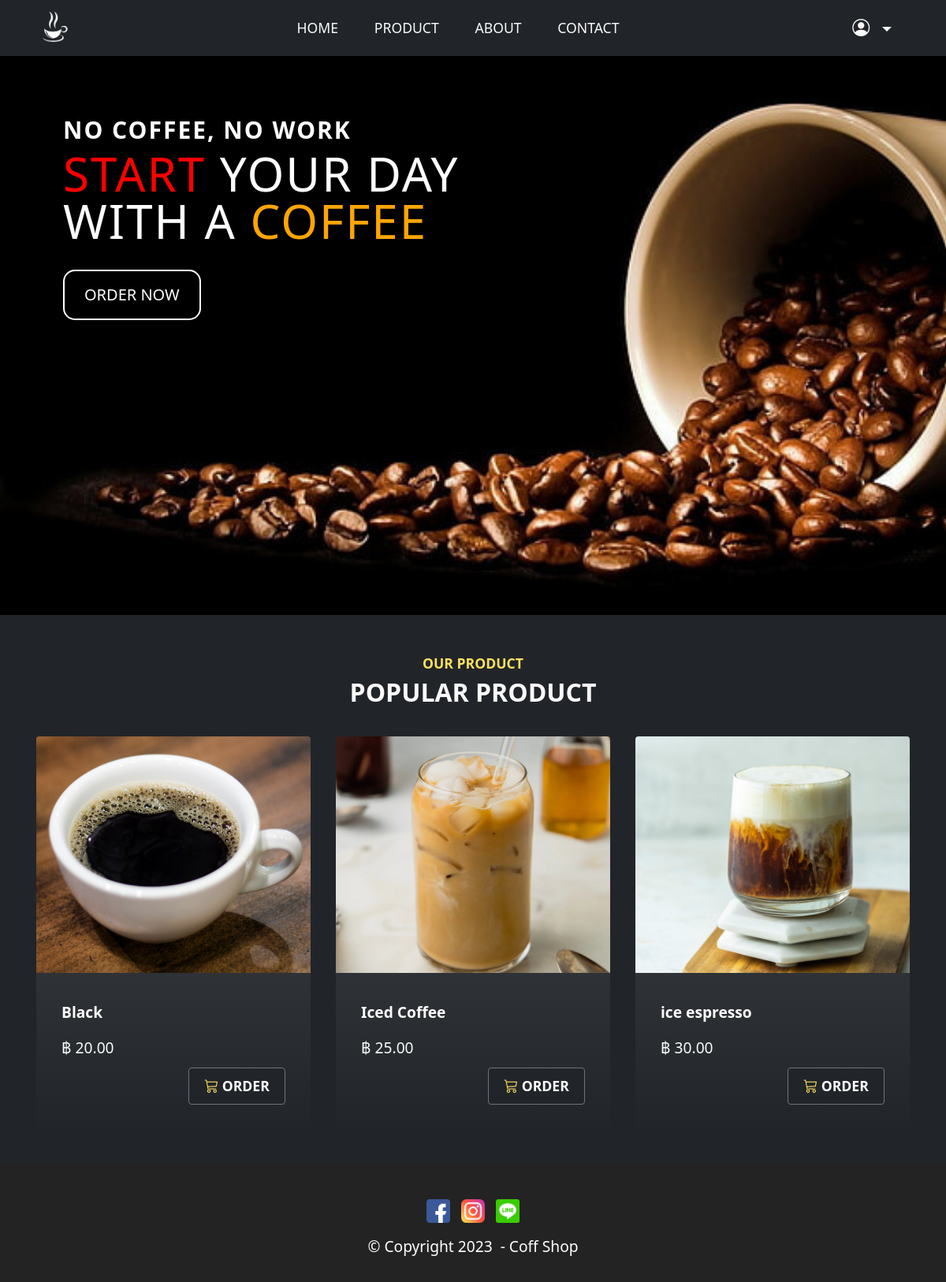
The page / on the database its author committed.
### app_gen/models.py (models this page shows)
class Product(models.Model):
    name = models.CharField(max_length=50)
    description = models.TextField()
    price = models.DecimalField(max_digits=10,decimal_places=2)
    stock = models.IntegerField()
    trending = models.BooleanField(default=False)
    image = models.ImageField(upload_to='products', blank=True)

### app_gen/views.py (the view)
# urls.py: path('', views.index),
def index(request):
    products = Product.objects.filter(trending=True)
    return render(request, 'index.html', {'products': products})

### app_gen/templates/index.html (shortened to what this page needs)
{% extends "base.html" %}
{% load humanize %}
{% block content %}
    <header class="header-content">
        <h3>no coffee, no work</h3>
        <h1><span style="color:red">start </span>your day<br>with a <span style="color: orange">coffee </span> </h1>
        <a href="/products">
            <button>ORDER NOW</button>
        </a>
    </header>
        <section class="content2 cid-tsEQSCqggh bg-dark" id="content2-2">
        <div class="container">
            <div class="mbr-section-head">
                <h4 class="mbr-section-title mbr-fonts-style align-center mb-0 display-4 text-uppercase text-warning">
                    <strong>Our Product</strong>
                </h4>
                <h4 class="mbr-section-title mbr-fonts-style align-center mb-0 display-5 text-uppercase text-white">
                    <strong>Popular Product</strong>
                </h4>
            </div>
            <div class="row mt-4">
                {% for product in products  %}
                <div class="item features-image сol-12 col-md-6 col-lg-4 ">
                    <div class="item-wrapper bg-dark bg-gradient ">
                        <div class="item-img" >
                            <a href="{% url 'productDetail' product.id %}">
                                <img src="{{product.image.url}}">
                            </a>
                        </div>
                        <div class="item-content">
                            <h6 class="item-subtitle mbr-fonts-style mt-1 display-7 text-white">
                                <strong> {{product.name}} </strong>
                            </h6>
                            <p class="mbr-text mbr-fonts-style mt-3 display-7  text-white">฿ {{product.price | intcomma}}</p>
                        </div>
                        <div class="mbr-section-btn item-footer mt-2 text-white ">
                            {% if product.stock <= 0 %}
                                <h2 class ="text-center"> Out of stock</h2>
                            {% else %}
                            <div class="d-flex justify-content-end">
                                <a href="{% url 'addCart' product.id %}" class="btn btn-dark border-secondary display-4">
                                    <i class="bi bi-cart3 text-warning"></i>&nbsp;ORDER
                                </a>
                            </div>
                            {% endif %}
                        </div>
                    </div>
                </div>
                {% endfor %}
            </div>
        </div>
    </section>
{% endblock  %}

### app_gen/templates/base.html (shortened to what this page needs)
<!DOCTYPE html>
<html>
    {% load static %}
<head>
    <link href="https://cdn.jsdelivr.net/npm/bootstrap@5.0.2/dist/css/bootstrap.min.css" rel="stylesheet">
    <link rel="stylesheet" href="https://cdn.jsdelivr.net/npm/bootstrap-icons@1.10.5/font/bootstrap-icons.css">
    <link rel="stylesheet" href="{% static 'assets/dropdown/css/dropdown.css' %}">
    <link rel="stylesheet" href="{% static 'assets/theme/css/contactstyle.css' %}">
    <link rel="stylesheet" href="{% static 'assets/theme/css/style.css' %}">
    <link rel="stylesheet" href="{% static 'assets/theme/css/style_dt.css' %}">
    <link rel="stylesheet" href="{% static 'assets/custom/css/custom-style.css' %}" type="text/css">
</head>
<body>
    <section class="menu menu3 cid-tsEQosCCDP" id="menu3-0">
        <nav class="navbar navbar-dropdown navbar-fixed-top navbar-expand-lg bg-dark">
            <div class="container">
                <div class="navbar-brand">
                    <span class="navbar-logo">
                        <a href="/">
                            <img src="{% static 'assets/image/logo.png' %}" style="height: 3rem;">
                        </a>
                    </span>
                </div>
                <div class="collapse navbar-collapse   " id="navbarSupportedContent">
                    <ul class="navbar-nav nav-dropdown nav-right ml-auto   " data-app-modern-menu="true" >
                        <li class="nav-item">
                            <a class="nav-link link text-white show display-4 text-uppercase" href="/">home</a>
                        </li>
                        <li class="nav-item">
                            <a class="nav-link link text-white show display-4 text-uppercase" href="/products">product</a>
                        </li>
                        <li class="nav-item">
                            <a class="nav-link link text-white show display-4 text-uppercase" href="/about">about</a>
                        </li>
                        <li class="nav-item">
                            <a class="nav-link link text-white show display-4 text-uppercase" href="/contact">contact</a>
                        </li>
                    </ul>
                </div>
                <div class="collapse navbar-collapse   " id="navbarSupportedContent">
                    <ul class="navbar-nav nav-dropdown nav-right ml-auto   " data-app-modern-menu="true" >
                        {% if request.user.is_authenticated %}
                        <li class="nav-item ">
                            <a class="nav-link link text-white show display-4v" href="/cart">
                                <span class="bi bi-cart3 iconfont iconfont-btn display-4  "></span>
                            </a>
                        </li>
                        <li class="nav-item dropdown ">
                            <a class="nav-link text-white link dropdown-toggle show display-4 " data-toggle="dropdown-submenu" data-bs-toggle="dropdown" data-bs-auto-close="outside" aria-expanded="false">
                                <span class="bi bi-person-circle iconfont  " ></span>
                            </a>
                            <div class="dropdown-menu show" aria-labelledby="dropdown-751" data-bs-popper="none">
                                <a class="text-black show dropdown-item display-4" href="/history">Hello, {{request.user.username}}</a>
                                <a class="text-black show dropdown-item display-4" href="/logout">Sign out</a>
                            </div>
                        </li>
                        {% else %}
                        <li class="nav-item dropdown ">
                            <a class="nav-link link text-white dropdown-toggle show display-4" data-toggle="dropdown-submenu" data-bs-toggle="dropdown" data-bs-auto-close="outside" aria-expanded="false">
                                <span class="bi bi-person-circle iconfont "></span>
                            </a>
                        </li>
                        {% endif %}
                    </ul>
                </div>
            </div>
        </nav>
    </section>
        {% block content %}
        {% endblock %}
    <section class="footer7 cid-tsQdrs3Vrj" id="footer7-13">
        <div class="footer rounded-3 p-3 text-center ">
            <div>
                <a href="http://facebook.com" target="_blank"><img src="{% static 'assets/image/Facebook.png' %}" style="width: 30px; display: inline-block;" alt="Facebook"   ></a>
                <a href="http://instragram.com" target="_blank"><img src="{% static 'assets/image/Instargram.png' %}" style="width: 30px; display: inline-block;  margin-left:10px" alt="Instargram" ></a>
                <a href="https://line.me/th/" target="_blank"><img src="{% static 'assets/image/Line.png' %}" style="width: 30px; display: inline-block; margin-left:10px" alt="Line" ></a>
            </div>
        </div>
        <div class="container">
            <div class="media-container-row align-center mbr-white ">
                <div class="col-12">
                    <p class="mbr-text mb-0 mbr-fonts-style display-7">© Copyright 2023&nbsp; - Coff Shop</p>
                </div>
            </div>
        </div>
    </section>
</body>
</html>

### app_gen/static/assets/dropdown/css/dropdown.css (style rules this page uses)
.navbar-dropdown { left: 0; padding: 0; position: absolute; right: 0; top: 0; transition: all 0.45s ease; z-index: 1030; background: #282828; }
.navbar-dropdown .navbar-logo { margin-right: 0.8rem; transition: margin 0.3s ease-in-out; vertical-align: middle; }
.navbar-dropdown .navbar-logo img { height: 3.125rem; transition: all 0.3s ease-in-out; }
.navbar-dropdown.navbar-fixed-top { position: fixed; }
.navbar-dropdown .navbar-brand span { vertical-align: -4px; }
.nav-dropdown { font-size: 0.75rem; font-weight: 500; height: auto !important; }
.nav-dropdown .link { margin: 0.667em 1.667em; font-weight: 500; padding: 0; transition: color 0.2s ease-in-out; }
.nav-dropdown .link.dropdown-toggle { margin-right: 2.583em; }
.nav-dropdown .link.dropdown-toggle::after { margin-left: 0.25rem; border-top: 0.35em solid; border-right: 0.35em solid transparent; border-left: 0.35em solid transparent; border-bottom: 0; }
.nav-dropdown .link::after, .nav-dropdown .dropdown-item::after { color: inherit; }

### app_gen/static/assets/theme/css/style.css (style rules this page uses)
section { background-color: #ffffff; }
body { font-style: normal; line-height: 1.5; font-weight: 400; color: #232323; position: relative; }
button { background-color: transparent; border-color: transparent; }
section, .container, .container-fluid { position: relative; word-wrap: break-word; }
a { font-style: normal; font-weight: 400; cursor: pointer; }
a, a:hover { text-decoration: none; }
.mbr-section-title { font-style: normal; line-height: 1.3; }
.mbr-text { font-style: normal; line-height: 1.7; }
h1, h2, h3, h4, h5, h6, .display-1, .display-2, .display-4, .display-5, .display-7, span, p, a { line-height: 1; word-break: break-word; word-wrap: break-word; font-weight: 400; }
b, strong { font-weight: bold; }
section { background-position: 50% 50%; background-repeat: no-repeat; background-size: cover; }
.mbr-white { color: #ffffff; }
.align-center { text-align: center; }
.media-container-row { display: flex; flex-direction: row; flex-wrap: wrap; justify-content: center; align-content: center; align-items: start; }
@media (min-width: 992px) { .media-container-row { flex-wrap: nowrap; } }
img, iframe { display: block; width: 100%; }
.mbr-section-btn { margin-left: -0.6rem; margin-right: -0.6rem; font-size: 0; }
.btn { font-weight: 600; border-width: 1px; font-style: normal; margin: 0.6rem 0.6rem; white-space: normal; transition: all 0.2s ease-in-out; display: inline-flex; align-items: center; justify-content: center; word-break: break-word; }
.bg-gradient { background-size: 200% 200%; animation: gradient-animation 5s infinite alternate; -webkit-animation: gradient-animation 5s infinite alternate; }
.menu .navbar-brand { display: -webkit-flex; }
.menu .navbar-brand span { display: flex; display: -webkit-flex; }
.menu .navbar-brand .navbar-logo img { display: -webkit-flex; width: auto; }
@media (min-width: 992px) { .menu .navbar-nav.nav-dropdown { display: -webkit-flex; } }
.nav-link .iconfont { margin-right: 0.5rem; }
.navbar { background-color: black; display: -webkit-flex; -webkit-flex-wrap: wrap; flex-wrap: wrap; -webkit-align-items: center; align-items: center; -webkit-justify-content: space-between; justify-content: space-between; }
.navbar-collapse { -webkit-flex-basis: 100%; flex-basis: 100%; -webkit-flex-grow: 1; flex-grow: 1; -webkit-align-items: center; align-items: center; }
.nav-dropdown .link { padding: 0.667em 1.667em !important; margin: 0 !important; }
.row { display: -webkit-flex; -webkit-flex-wrap: wrap; flex-wrap: wrap; }
html, body { height: auto; min-height: 100vh; }
ul, ol, pre, blockquote { margin-bottom: 2.3125rem; }
.mt-4 { margin-top: 2rem !important; }
@media (min-width: 992px) { .container { padding-left: 16px; padding-right: 16px; } }
@media (min-width: 992px) { .row { margin-left: -16px; margin-right: -16px; } }
@media (min-width: 992px) { .row > [class*=col] { padding-left: 16px; padding-right: 16px; } }
.card-wrapper, .item-wrapper { overflow: hidden; }
.item { position: relative; }

### rows shown on the page
Product: image (picture), name "Black", price "20.00", stock "ORDER"
Product: image (picture), name "Iced Coffee", price "25.00", stock "ORDER"
Product: image (picture), name "ice espresso", price "30.00", stock "ORDER"
